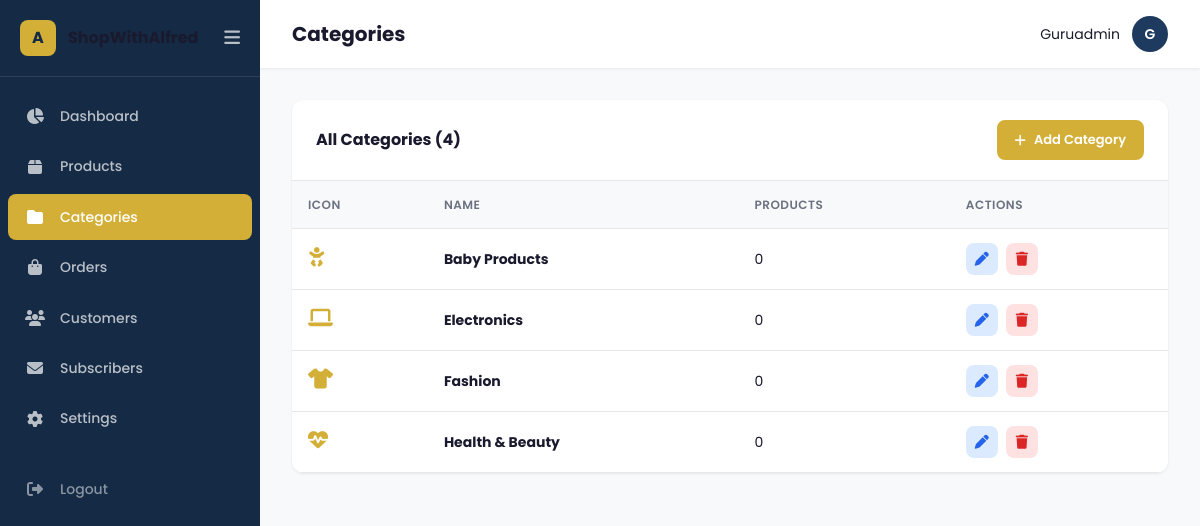
The app's page /admin/categories.php (signed in) with its own data.
### tables this page shows
CREATE TABLE IF NOT EXISTS `categories` (
  `id` INT AUTO_INCREMENT PRIMARY KEY,
  `name` VARCHAR(100) NOT NULL,
  `icon` VARCHAR(100) DEFAULT 'fa-tag',
  `created_at` DATETIME DEFAULT CURRENT_TIMESTAMP
);

### includes/functions.php (called while the page is built, shortened)
<?php
function sanitize($value) {
    return htmlspecialchars(trim($value), ENT_QUOTES, 'UTF-8');
}
function getCategories($pdo) {
    $stmt = $pdo->query("SELECT c.*, COUNT(p.id) as product_count
                         FROM categories c
                         LEFT JOIN products p ON c.id = p.category_id
                         GROUP BY c.id
                         ORDER BY c.name");
    return $stmt->fetchAll();
}

### admin/categories.php (the view, shortened to what this page needs)
<?php
require_once __DIR__ . '/../includes/admin-header.php';
require_once __DIR__ . '/../includes/admin-sidebar.php';
$categories = getCategories($pdo);
?>
<div class="admin-table-wrapper">
    <div class="admin-table-header">
        <h3>All Categories (<?php echo count($categories); ?>)</h3>
        <button class="btn btn-primary btn-sm" id="addCategoryBtn"><i class="fas fa-plus"></i> Add Category</button>
    </div>
    <div style="overflow-x:auto">
        <table>
            <thead>
                <tr>
                    <th>Icon</th>
                    <th>Name</th>
                    <th>Products</th>
                    <th>Actions</th>
                </tr>
            </thead>
            <tbody>
                <?php if (empty($categories)): ?>
                <tr><td colspan="4" style="text-align:center;padding:32px;color:var(--text-secondary)">No categories yet</td></tr>
                <?php else: ?>
                <?php foreach ($categories as $cat): ?>
                <tr>
                    <td><i class="fas <?php echo sanitize($cat['icon']); ?>" style="font-size:20px;color:var(--accent)"></i></td>
                    <td><strong><?php echo sanitize($cat['name']); ?></strong></td>
                    <td><?php echo $cat['product_count']; ?></td>
                    <td>
                        <div class="table-actions">
                            <button class="btn-edit edit-category" data-id="<?php echo $cat['id']; ?>" title="Edit"><i class="fas fa-pen"></i></button>
                            <button class="btn-delete delete-category" data-id="<?php echo $cat['id']; ?>" data-name="<?php echo sanitize($cat['name']); ?>" title="Delete"><i class="fas fa-trash"></i></button>
                        </div>
                    </td>
                </tr>
                <?php endforeach; ?>
                <?php endif; ?>
            </tbody>
        </table>
    </div>
</div>
<?php require_once __DIR__ . '/../includes/admin-footer.php'; ?>

### assets/css/themes.css (style rules this page uses)
:root, [data-theme="navy-gold"] { --primary: #1E3A5F; --primary-dark: #152A45; --primary-light: #2A5080; --accent: #D4AF37; --accent-light: #E5C76B; --accent-dark: #B8972E; --background: #FFFFFF; --background-alt: #F8F9FA; --card-bg: #FFFFFF; --text-primary: #1A1A2E; --text-secondary: #6B7280; --text-on-primary: #FFFFFF; --text-on-accent: #FFFFFF; --border: #E5E7EB; --border-focus: #D4AF37; --success: #10B981; --error: #EF4444; --warning: #F59E0B; --shadow-sm: 0 1px 3px rgba(0,0,0,0.08); --shadow-md: 0 4px 12px rgba(0,0,0,0.1); --shadow-lg: 0 10px 30px rgba(0,0,0,0.12); --shadow-hover: 0 8px 24px rgba(0,0,0,0.15); --navbar-bg: rgba(255,255,255,0.95); --navbar-solid: #FFFFFF; --overlay: rgba(0,0,0,0.5); --radius-sm: 8px; --radius-md: 12px; --radius-lg: 16px; --transition: 0.3s ease; }

### assets/css/style.css (style rules this page uses)
*, *::before, *::after { margin: 0; padding: 0; box-sizing: border-box; }
html { scroll-behavior: smooth; font-size: 16px; }
body { font-family: 'Poppins', sans-serif; font-weight: 400; color: var(--text-primary); background-color: var(--background); line-height: 1.6; transition: background-color var(--transition), color var(--transition); overflow-x: hidden; }
h1, h2, h3, h4, h5, h6 { font-weight: 700; line-height: 1.3; color: var(--text-primary); }
h3 { font-size: 22px; }
.btn { display: inline-flex; align-items: center; justify-content: center; gap: 8px; padding: 12px 28px; border-radius: var(--radius-sm); font-family: 'Poppins', sans-serif; font-size: 15px; font-weight: 600; border: 2px solid transparent; cursor: pointer; transition: all var(--transition); text-align: center; }
.btn-primary { background: var(--accent); color: var(--text-on-accent); border-color: var(--accent); }
.btn-sm { padding: 8px 16px; font-size: 13px; }

### assets/css/admin.css (style rules this page uses)
.admin-table-wrapper { background: var(--card-bg); border-radius: var(--radius-md); box-shadow: var(--shadow-sm); overflow: hidden; }
.admin-table-header { display: flex; align-items: center; justify-content: space-between; padding: 20px 24px; border-bottom: 1px solid var(--border); flex-wrap: wrap; gap: 12px; }
.admin-table-header h3 { font-size: 16px; }
table { width: 100%; border-collapse: collapse; }
thead th { padding: 14px 16px; text-align: left; font-size: 12px; font-weight: 600; text-transform: uppercase; letter-spacing: 0.5px; color: var(--text-secondary); background: var(--background-alt); border-bottom: 1px solid var(--border); }
tbody td { padding: 14px 16px; font-size: 14px; border-bottom: 1px solid var(--border); vertical-align: middle; }
.table-actions { display: flex; gap: 8px; }
.table-actions button { width: 32px; height: 32px; border: none; border-radius: var(--radius-sm); cursor: pointer; display: flex; align-items: center; justify-content: center; font-size: 14px; transition: all var(--transition); }
.table-actions .btn-edit { background: #DBEAFE; color: #2563EB; }
.table-actions .btn-delete { background: #FEE2E2; color: #DC2626; }

### records on screen
categories: name "Baby Products", product_count "0"
categories: name "Electronics", product_count "0"
categories: name "Fashion", product_count "0"
categories: name "Health & Beauty", product_count "0"

### other values on screen
$pageTitle "Categories"
$_SESSION['admin_username'] "Guruadmin"
substr($_SESSION['admin_username'] ?? 'A', 0, 1) "G"
count($categories) "4"
